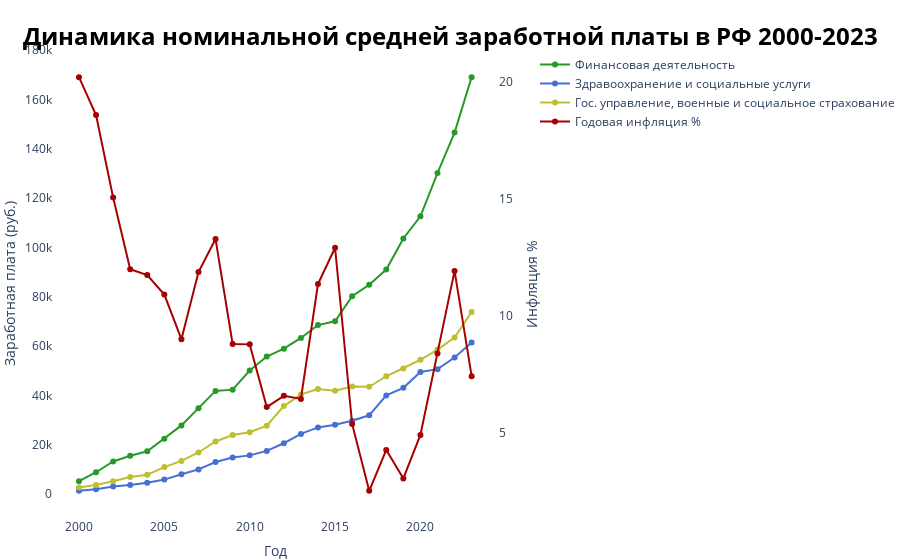

The code cell stored with this chart in its notebook:
### Code cell
# График динамики номинальной средней заработной платы

salary_fig = make_subplots(specs=[[{'secondary_y': True}]])
salary_fig.add_trace(go.Scatter(x=df_salary.index, y=df_salary['Финансовая деятельность'], mode='lines+markers', name='Финансовая деятельность', 
                                line_color='#269926'), secondary_y=False)
salary_fig.add_trace(go.Scatter(x=df_salary.index, y=df_salary['Здравоохранение и социальные услуги'], mode='lines+markers', 
                                name='Здравоохранение и социальные услуги', line_color='#466FD5'), secondary_y=False)
salary_fig.add_trace(go.Scatter(x=df_salary.index, y=df_salary['Гос. управление, военные и социальное страхование'], mode='lines+markers', 
                                name='Гос. управление, военные и социальное страхование', line_color='#BFBE30'), secondary_y=False)
salary_fig.add_trace(go.Scatter(x=df_inflation.index, y=df_inflation['Всего'], mode='lines+markers', 
                                name='Годовая инфляция %', line_color='#A60000'), secondary_y=True)
salary_fig.update_layout(title={'text': '<b>Динамика номинальной средней заработной платы в РФ 2000-2023</b>', 'x': 0.5, 'y':0.95,
                                'font':{'size': 24, 'color': 'Black'}}, plot_bgcolor='white', margin={'l': 30, 'r': 0, 't': 50, 'b': 0}, 
                         xaxis_title='Год', yaxis={'title': 'Заработная плата (руб.)'}, yaxis2={'title': 'Инфляция %'})

salary_fig.show()

### Figure 1 — Plotly figure (JSON) as saved in the notebook; plotly's stock layout.template omitted (floating-point values rounded to 4 significant figures)
{"data": [{"line": {"color": "#269926"}, "mode": "lines+markers", "name": "Финансовая деятельность", "type": "scatter", "x": [2000, 2001, 2002, 2003, 2004, 2005, 2006, 2007, 2008, 2009, 2010, 2011, 2012, 2013, 2014, 2015, 2016, 2017, 2018, 2019, 2020, 2021, 2022, 2023], "xaxis": "x", "y": [5232.0, 8885.0, 13250.0, 15560.0, 17380.0, 22460.0, 27890.0, 34880.0, 41870.0, 42370.0, 50120, 55790.0, 59000.0, 63333, 68565, 70088, 80289, 84904, 91070, 103700.0, 112680, 130200.0, 146600.0, 169100.0], "yaxis": "y"}, {"line": {"color": "#466FD5"}, "mode": "lines+markers", "name": "Здравоохранение и социальные услуги", "type": "scatter", "x": [2000, 2001, 2002, 2003, 2004, 2005, 2006, 2007, 2008, 2009, 2010, 2011, 2012, 2013, 2014, 2015, 2016, 2017, 2018, 2019, 2020, 2021, 2022, 2023], "xaxis": "x", "y": [1333.0, 1960.0, 3141.0, 3663.0, 4612, 5906.0, 8060.0, 10040.0, 13050.0, 14820.0, 15720.0, 17540.0, 20640.0, 24440.0, 27068, 28179, 29742, 31980.0, 40027, 43120.0, 49532, 50690.0, 55420.0, 61490.0], "yaxis": "y"}, {"line": {"color": "#BFBE30"}, "mode": "lines+markers", "name": "Гос. управление, военные и социальное страхование", "type": "scatter", "x": [2000, 2001, 2002, 2003, 2004, 2005, 2006, 2007, 2008, 2009, 2010, 2011, 2012, 2013, 2014, 2015, 2016, 2017, 2018, 2019, 2020, 2021, 2022, 2023], "xaxis": "x", "y": [2712.0, 3755.0, 5200.0, 6914.0, 7899.0, 10960.0, 13480.0, 16900.0, 21340.0, 23960, 25120.0, 27760.0, 35700.0, 40450.0, 42659, 41916, 43611, 43500.0, 47803, 50990.0, 54496, 58620.0, 63510.0, 73860.0], "yaxis": "y"}, {"line": {"color": "#A60000"}, "mode": "lines+markers", "name": "Годовая инфляция %", "type": "scatter", "x": [2000, 2001, 2002, 2003, 2004, 2005, 2006, 2007, 2008, 2009, 2010, 2011, 2012, 2013, 2014, 2015, 2016, 2017, 2018, 2019, 2020, 2021, 2022, 2023], "xaxis": "x", "y": [20.2, 18.58, 15.06, 11.99, 11.74, 10.91, 9, 11.87, 13.28, 8.8, 8.78, 6.1, 6.58, 6.45, 11.36, 12.91, 5.38, 2.52, 4.27, 3.05, 4.91, 8.39, 11.92, 7.42], "yaxis": "y2"}], "layout": {"margin": {"b": 0, "l": 30, "r": 0, "t": 50}, "plot_bgcolor": "white", "title": {"font": {"color": "Black", "size": 24}, "text": "<b>Динамика номинальной средней заработной платы в РФ 2000-2023</b>", "x": 0.5, "y": 0.95}, "xaxis": {"anchor": "y", "domain": [0, 0.94], "title": {"text": "Год"}}, "yaxis": {"anchor": "x", "domain": [0, 1], "title": {"text": "Заработная плата (руб.)"}}, "yaxis2": {"anchor": "x", "overlaying": "y", "side": "right", "title": {"text": "Инфляция %"}}}}
